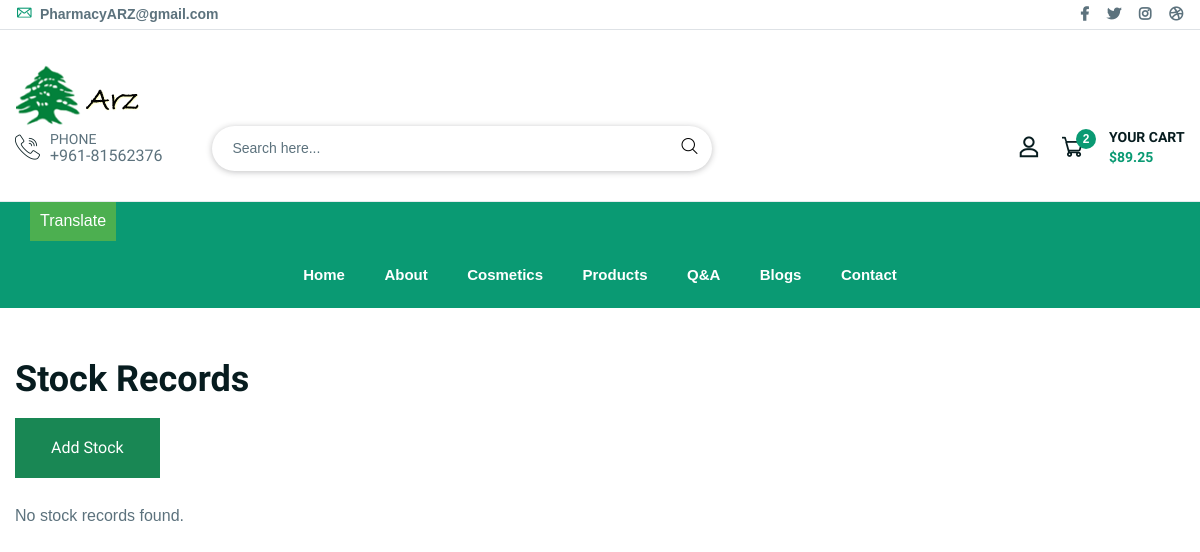
/ARZ/stock.php (signed in), run on an earlier commit of the app's database.
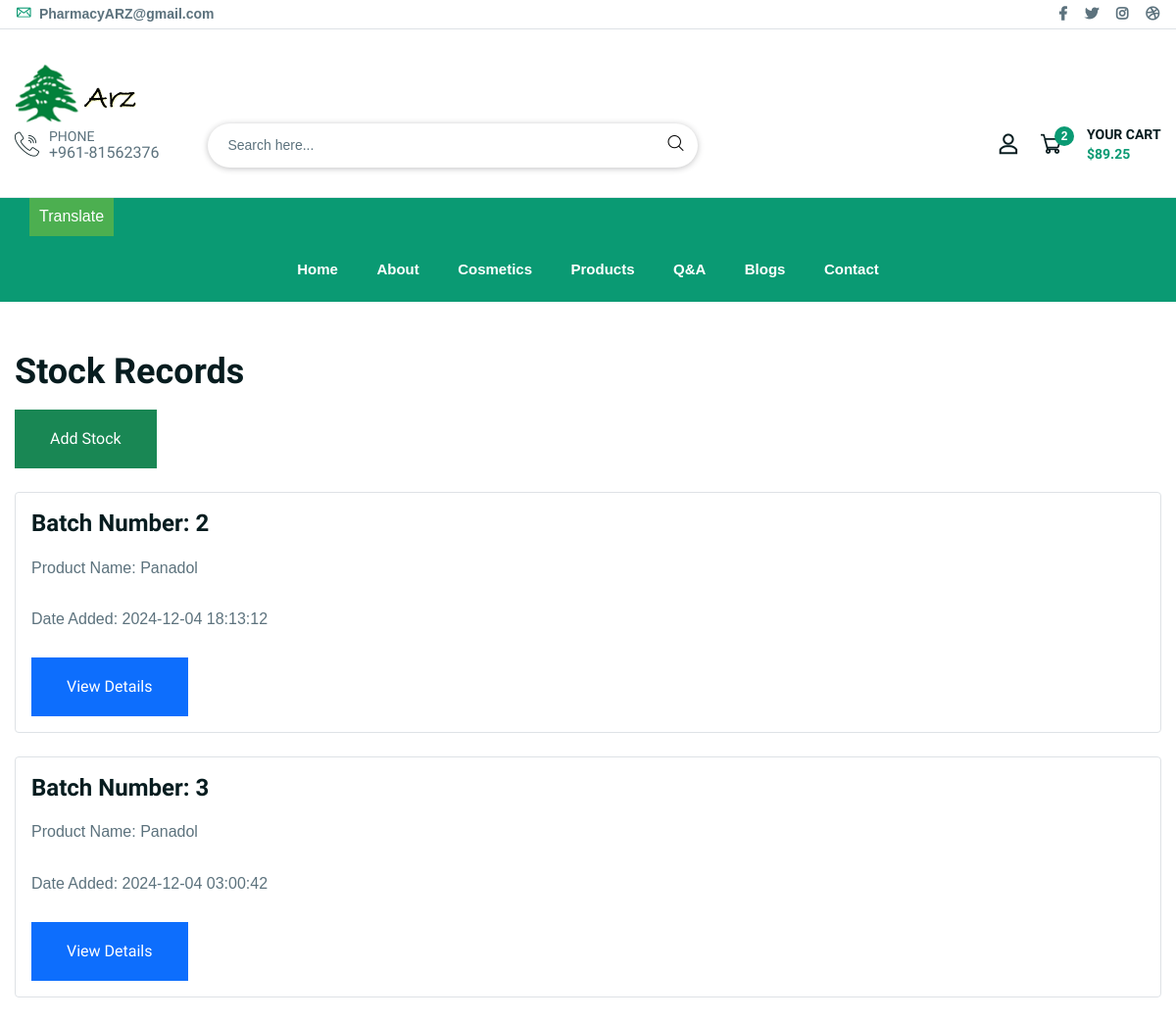
And on a later commit of the database.
### tables this page shows
CREATE TABLE `stock_records` (
  `id` int(11) NOT NULL,
  `product_id` int(11) NOT NULL,
  `quantity_added` int(11) NOT NULL,
  `batch_number` varchar(50) NOT NULL,
  `supplier_name` varchar(100) NOT NULL,
  `supplier_contact` varchar(100) DEFAULT NULL,
  `cost_price` decimal(10,2) NOT NULL,
  `selling_price` decimal(10,2) NOT NULL,
  `added_date` timestamp NOT NULL DEFAULT current_timestamp()
);

CREATE TABLE `products` (
  `id` int(11) NOT NULL,
  `name` varchar(100) NOT NULL,
  `description` text DEFAULT NULL,
  `symptoms` enum('headache','cough','fever','fatigue','nausea','other') DEFAULT NULL,
  `type` enum('medications','products','equipments') NOT NULL,
  `approval` enum('no approval needed','pharmacist check','prescription needed','ministry of health check') NOT NULL,
  `price` decimal(10,2) NOT NULL,
  `quantity` int(11) NOT NULL,
  `added_by` int(11) DEFAULT NULL,
  `image_path` varchar(255) DEFAULT NULL,
  `page` enum('cosmetic','medicine') NOT NULL DEFAULT 'medicine'
);

### ARZ/stock.php (the view, shortened to what this page needs)
<?php
include('./connection.php');
$stock_records_query = "
    SELECT
        sr.batch_number,
        p.name,
        sr.added_date
    FROM
        stock_records sr
    INNER JOIN
        products p
    ON
        sr.product_id = p.id
    ORDER BY
        sr.added_date DESC
";
$stock_records_result = $conn->query($stock_records_query);
?>
<!DOCTYPE html>
<html lang="en">
<head>
</head>
<body>
<div class="container mt-5">
    <h1 class="mb-3">Stock Records</h1>
    <a href="add_stock.php" class="btn btn-success mb-4">Add Stock</a>
    <?php if ($stock_records_result && $stock_records_result->num_rows > 0): ?>
        <?php while ($row = $stock_records_result->fetch_assoc()): ?>
            <div class="stock-record mb-4 p-3 border rounded">
                <h3>Batch Number: <?php echo htmlspecialchars($row['batch_number']); ?></h3>
                <p>Product Name: <?php echo htmlspecialchars($row['name']); ?></p>
                <p>Date Added: <?php echo htmlspecialchars($row['added_date']); ?></p>
                <a href="view_stock_details.php?batch=<?php echo urlencode($row['batch_number']); ?>" class="btn btn-primary">View Details</a>
            </div>
        <?php endwhile; ?>
    <?php else: ?>
        <p>No stock records found.</p>
    <?php endif; ?>
</div>
</body>
</html>

What changed in the data, as far as the page shows it:
added stock_records: batch_number "2", product.name "Panadol", added_date "2024-12-04 18:13:12"
added stock_records: batch_number "3", product.name "Panadol", added_date "2024-12-04 03:00:42"
Also different on the page:
text no longer shown: "No stock records found."
